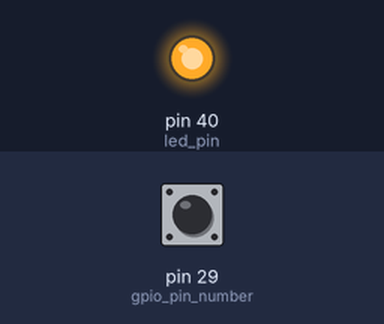
Bench run of a program on a simulated Raspberry Pi (header pin numbers). Shown: output pins drawn as LEDs (lit = HIGH). The inputs (shaded band) are chosen by the test bench; at power-on: pin 29 (gpio_pin_number) HIGH. The run ends when the program shuts the computer down; what the program prints to the terminal is not drawn. At 1.3 s the program puts the board to deep sleep or switches it off; the recording ends there.

Above: at 1.2 s.
1.3 s: pin 29 (gpio_pin_number) pulled LOW for 0.15 s
Timing chart, 0 to 1.3 s (numbered marks = the images above; inputs shaded):
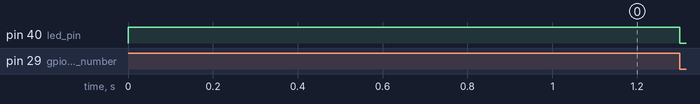

The program:

shutdown_pi.py
```python
import RPi.GPIO as GPIO
import os

gpio_pin_number=29
led_pin=40
GPIO.setmode(GPIO.BOARD)

GPIO.setup(gpio_pin_number, GPIO.IN, pull_up_down=GPIO.PUD_UP)
GPIO.setup(led_pin,GPIO.OUT)
GPIO.output(led_pin,GPIO.HIGH)
try:
    GPIO.wait_for_edge(gpio_pin_number, GPIO.FALLING)
    GPIO.output(led_pin,GPIO.LOW)
    os.system("sudo shutdown -h now")
    GPIO.output(led_pin,GPIO.LOW)
except:
    pass

GPIO.cleanup()
```
